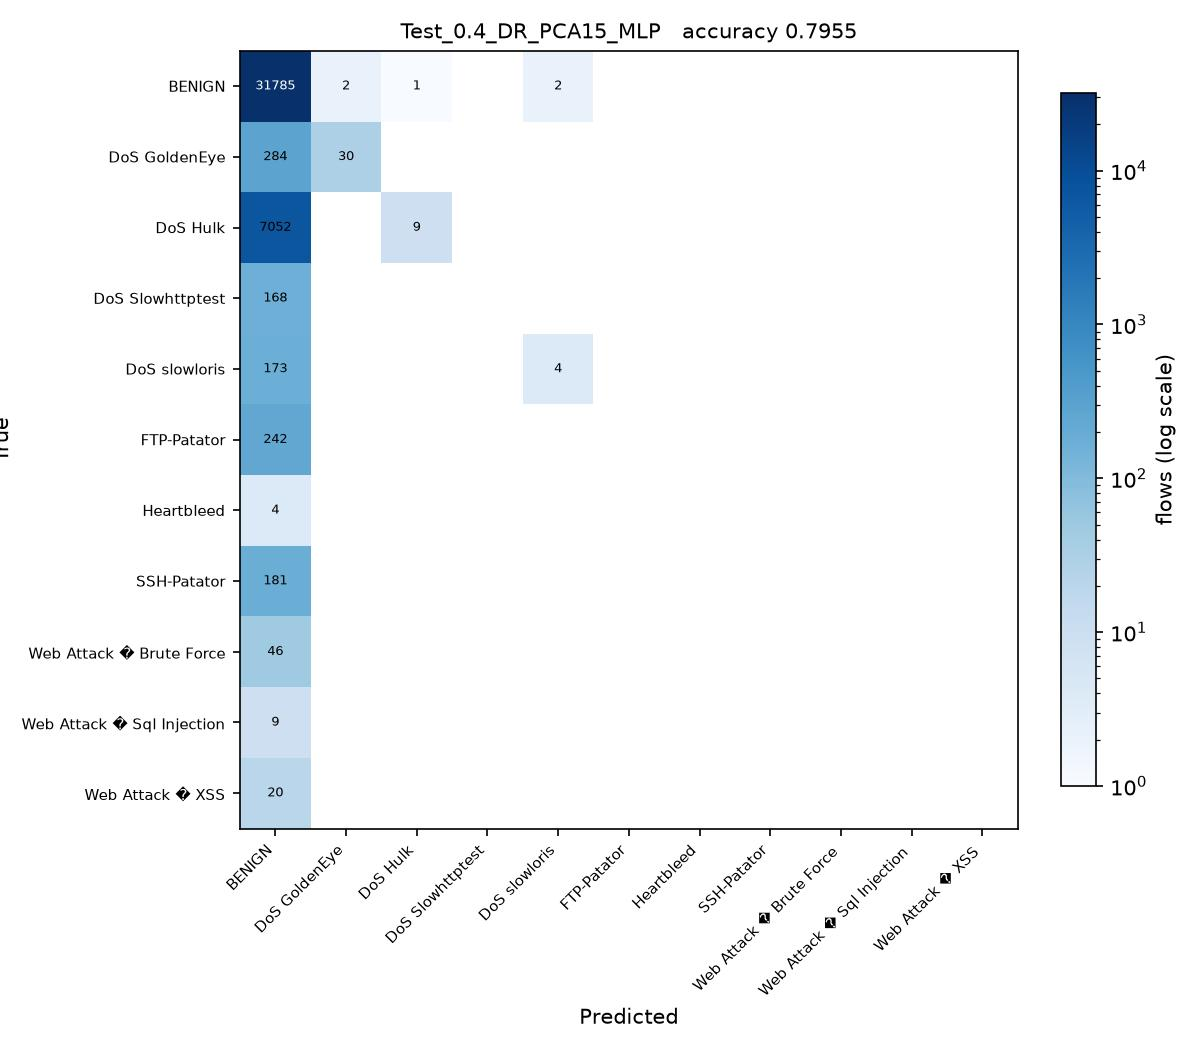

This figure's Python source:
# Test_0.4_DR_PCA15_MLP.py
#
# Test size 0.4  |  PCA, 15 components  |  Multilayer Perceptron (sheet #18)
#
# This is SGDC_60_40.py with the changes marked CHANGE below and nothing else.

import os
from pathlib import Path

# CHANGE 1: find the folder holding the three CSV files and run from there, so
# the plain file names below resolve no matter where this script is started
# from or how deeply it sits inside the project folder.
HERE = Path(__file__).resolve().parent
for PROJECT in [HERE, *HERE.parents]:
    if (PROJECT / 'Tuesday-WorkingHours.pcap_ISCX.csv').exists():
        os.chdir(PROJECT)
        break
else:
    raise SystemExit('Put this folder inside the folder that holds the three '
                     'CIC-IDS2017 CSV files, then run the script again.')
import numpy as np
import pandas as pd

df1 = pd.read_csv('Tuesday-WorkingHours.pcap_ISCX.csv', low_memory=True)
df2 = pd.read_csv('Wednesday-workingHours.pcap_ISCX.csv', low_memory=True)
df3 = pd.read_csv('Thursday-WorkingHours-Morning-WebAttacks.pcap_ISCX.csv', low_memory=True)

dataset = pd.concat([df1, df2, df3], ignore_index=True)

dataset.columns = dataset.columns.str.strip()

# CHANGE 2: a stratified sample of 100000 flows, the same for every run.
# Gradient Boosting builds one tree per class per stage on a single core, so all
# 1.3 million flows would take hours per script. At least 50 flows of every
# class are kept, so the rare attacks stay in the split.
label = dataset.columns[-1]
dataset = pd.concat(
    [g.sample(n=min(len(g), max(50, round(100000 * len(g) / len(dataset)))), random_state=0)
     for _, g in dataset.groupby(label)],
    ignore_index=True
)

X = dataset.iloc[:, :-1]
y = dataset.iloc[:, -1]

X = X.apply(pd.to_numeric, errors='coerce')

X.replace([np.inf, -np.inf], np.nan, inplace=True)

from sklearn.impute import SimpleImputer

imputer = SimpleImputer(missing_values=np.nan, strategy='mean')
X = imputer.fit_transform(X)

from sklearn.preprocessing import LabelEncoder

labelencoder_y = LabelEncoder()
y = labelencoder_y.fit_transform(y)

from sklearn.model_selection import train_test_split

X_train, X_test, y_train, y_test = train_test_split(
    X,
    y,
    test_size=0.4,   # CHANGE 3: test size
    random_state=0,
    stratify=y
)

# CHANGE 4: PCA, from PCA_LDA_KErnel_PCA_CODE.pdf (fit only on training data)
from sklearn.decomposition import PCA

pca = PCA(n_components=15)
X_train = pca.fit_transform(X_train)
X_test = pca.transform(X_test)

# CHANGE 5: Multilayer Perceptron (sheet #18) in place of SGDClassifier
from sklearn.neural_network import MLPClassifier

classifier = MLPClassifier(hidden_layer_sizes=(64, 32), max_iter=500,
                           random_state=42)

classifier.fit(X_train, y_train)

y_pred = classifier.predict(X_test) 

from sklearn.metrics import confusion_matrix
from sklearn.metrics import accuracy_score
from sklearn.metrics import precision_score
from sklearn.metrics import recall_score
from sklearn.metrics import f1_score
from sklearn.metrics import classification_report

cm = confusion_matrix(y_test, y_pred)

print("Confusion Matrix:\n")
print(cm)

print("\nAccuracy : {:.4f}".format(accuracy_score(y_test, y_pred)))
print("\nPrecision : {:.4f}".format(precision_score(y_test, y_pred, average='weighted')))
print("\nRecall : {:.4f}".format(recall_score(y_test, y_pred, average='weighted')))
print("\nF1 Score : {:.4f}".format(f1_score(y_test, y_pred, average='weighted')))

print("\nClassification Report:\n")
print(classification_report(y_test, y_pred))

# CHANGE 6: save the confusion matrix as Test_0.4_DR_PCA15_MLP.jpg and record the result
import matplotlib
matplotlib.use('Agg')
import matplotlib.pyplot as plt
from matplotlib.colors import LogNorm

here = HERE                     # the folder this script sits in
names = [str(c) for c in labelencoder_y.classes_]
fig, ax = plt.subplots(figsize=(8, 7))
im = ax.imshow(cm, cmap='Blues', norm=LogNorm(vmin=1))
ax.set_xticks(range(len(names)), names, rotation=45, ha='right', fontsize=7)
ax.set_yticks(range(len(names)), names, fontsize=7)
ax.set_xlabel('Predicted')
ax.set_ylabel('True')
ax.set_title('Test_0.4_DR_PCA15_MLP   accuracy {:.4f}'.format(accuracy_score(y_test, y_pred)), fontsize=10)
for i in range(cm.shape[0]):
    for j in range(cm.shape[1]):
        if cm[i, j]:
            ax.text(j, i, cm[i, j], ha='center', va='center', fontsize=6,
                    color='white' if cm[i, j] > cm.max() / 3 else 'black')
fig.colorbar(im, ax=ax, fraction=0.04, label='flows (log scale)')
fig.tight_layout()
fig.savefig(here / 'Test_0.4_DR_PCA15_MLP.jpg', dpi=150)
plt.close(fig)

row = pd.DataFrame([{
    'Test': 0.4, 'DR': 'PCA15', 'Clas': 'MLP',
    'Acc': round(accuracy_score(y_test, y_pred), 4),
    'Pre': round(precision_score(y_test, y_pred, average='weighted'), 4),
    'Rec': round(recall_score(y_test, y_pred, average='weighted'), 4),
    'F1': round(f1_score(y_test, y_pred, average='weighted'), 4),
    'script': 'Test_0.4_DR_PCA15_MLP',
}])
# one file per run, so several scripts can run at the same time without
# overwriting each other. 21_run_45_mix.py merges them into the Excel sheet.
out = PROJECT / 'results' / 'parts_mix' / 'Test_0.4_DR_PCA15_MLP.csv'
out.parent.mkdir(parents=True, exist_ok=True)
row.to_csv(out, index=False)
